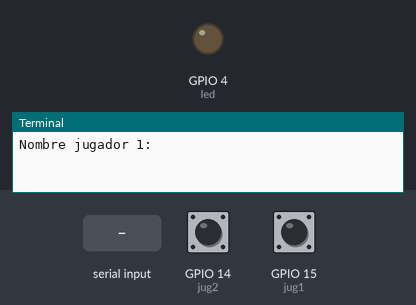
This program was run on a simulated Raspberry Pi (BCM pin numbers). On the bench: output pins drawn as LEDs (lit = HIGH), the last lines printed to the terminal. The test bench sets the inputs (shaded band); at power-on: GPIO 14 (jug2) HIGH, GPIO 15 (jug1) HIGH. Random numbers come from a fixed seed; databases and web services accept everything at once and return nothing.

Above: at 1.2 s.
1.3 s: "5" typed at the terminal, then Enter
2.8 s: "90" typed at the terminal, then Enter
4.3 s: "200" typed at the terminal, then Enter
At 5.9 s:
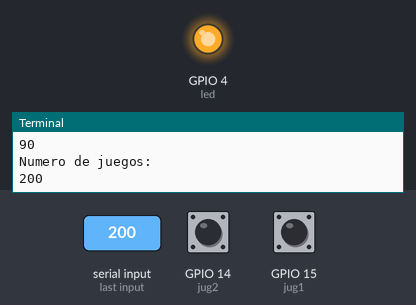
Timing chart, 0 to 12.5 s (numbered marks = the images above; inputs shaded):
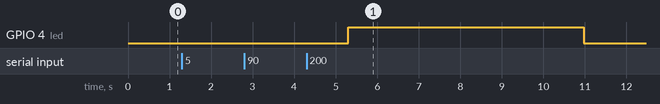

Measured:
- after the input at 4.3 s, GPIO 4 (led): LOW → HIGH after 1.0 s, → LOW 5.7 s later

The program:

prog1.py
```python
import RPi.GPIO as GPIO

import time

import random

import MySQLdb


#Preparar gpios


GPIO.setmode(GPIO.BCM)

GPIO.setwarnings(False)


# Definir el pin, y ponerlo como salida


led = 4

jug1 = 15

jug2 = 14


GPIO.setup(led,GPIO.OUT)

GPIO.setup(jug1, GPIO.IN, GPIO.PUD_UP)

GPIO.setup(jug2, GPIO.IN, GPIO.PUD_UP)


# constantes


contador = 0

ganados1 = 0

ganados2 = 0


#pregunta el nombre a los jugadores


njugador1 = raw_input("Nombre jugador 1: ")

njugador2 = raw_input("Nombre jugador 2: ")

njuegos = int(raw_input("Numero de juegos: "))


while contador < njuegos:

        time.sleep(1)

        GPIO.output(led,1)


        time.sleep(random.uniform(5,10))


        GPIO.output(led,0)

        while True:

                if GPIO.input(jug1) == False:

                     print "Gana %s. " % njugador1

                     contador = contador + 1

                     ganados1 = ganados1 + 1

                     db = MySQLdb.connect("localhost","root","raspberry","ganados") #escribir en la base de datos

                     cursor = db.cursor()

                     cursor.execute("""INSERT INTO temps (temp1,temp2) VALUES (%s,%s) """,(ganados1,ganados2))

                     db.commit()

                     break

                if GPIO.input(jug2) == False:

                        print "Gana %s. " % njugador2

                        contador = contador + 1

                        ganados2 = ganados2 + 1

                        db = MySQLdb.connect("localhost","root","raspberry","ganados")

                        cursor = db.cursor()

                        cursor.execute("""INSERT INTO temps (temp1,temp2) VALUES (%s,%s) """,(ganados1,ganados2))

                        db.commit()


                        break


GPIO.cleanup()
```
